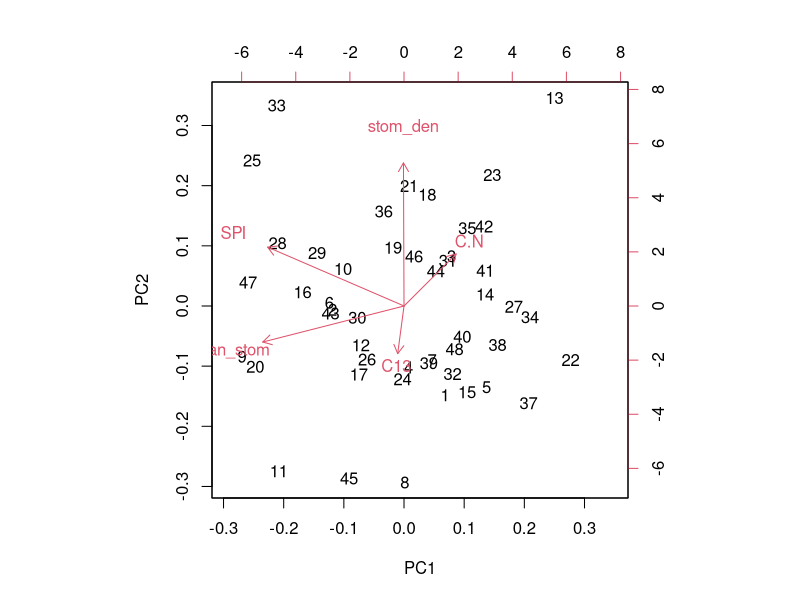

Reproduce this figure in R. (Note: this script raises an error after producing the figure.)
#phenology with water use traits 
library(tidyverse)
library(dplyr)
library(ggplot2)
#library(wesanderson)

Pheno2015 <- read_csv("data/Phenodata/Pheno2015.csv")
PhenoVarRMI <- read_csv("data/Phenodata/PhenoVarRMI.csv")
vitis_mean <- read_csv("data/viniferaTraitMeans/Vitis_mean.csv") #not there?
vitis_trait <- read_csv("data/viniferaTraitMeans/Vitis_trait_data.csv")
vitis_var_means <- read_csv("data/viniferaTraitMeans/Vitis_var_means.csv")


# all data sets need to be summarized by variety before graphs are made 
#PCA all traits
vitis_var_means_select <- vitis_var_means %>% 
  select(Varietal, C13, C.N, mean_stom, stom_den, SPI)

pca.5 <- prcomp(vitis_var_means_select[,(2:6)], scale = T)
biplot(pca.5)
summary(pca.5)
#add aesthetics

#rank order the traits by month 


# Combining
vitis_traits_clean <- vitis_var_means_select %>% 
  rename(variety = Varietal)

Pheno2015$variety <- gsub(pattern = " ", replacement = "_",Pheno2015$variety)

vitis_traits_combo <- full_join(vitis_traits_clean, Pheno2015, by = "variety")
vitis_traits_combo <- full_join(vitis_traits_combo, region, by = "variety")

vitis_traits_flo <- vitis_traits_combo %>% 
  filter(event == "flo")

vitis_traits_ver <- vitis_traits_combo %>% 
  filter(event == "ver")

#C13 by flowering
ggplot(data = vitis_traits_flo, aes(x = doy.2015, y = C13, color = region))+geom_point()

#C13 by veraison 
ggplot(data = vitis_traits_ver, aes(x = doy.2015, y = C13, color = region))+geom_point()

#WUE mean by variety by month 
month.wue <- aggregate(x = licor_2015_wue, by = variety, FUN = mean)

  

#WUE by flowering 


#WUE by veraison 




#plot phenology with water use traits
pheno_wue_combined <- licor_2015_wue %>% 
  select(month, variety, Photo, Cond, wue) %>% 
  group_by(variety) %>%
  summarize(mean_photo = mean(Photo, na.rm = TRUE))

Pheno_bb <- full_join(pheno_wue_combined, Pheno2015, by = "variety") %>% 
  filter(event == "bb")

region <- PhenoVarRMI %>% 
  select(variety, region)

Pheno_bb_region <- full_join(region, Pheno_bb, by = "variety")

#wue at bb by variety 
ggplot()+ geom_point(data = Pheno_bb_region, aes(x=doy.2015, y = wue, color = region))+
  xlab("Budburst 2015") +
  ylab("Intrinsic Water Use Efficiency") +
  ggtitle("Regional Water Use at Budburst")

#wue at flowering
Pheno_flo <- full_join(pheno_wue_combined, Pheno2015, by = "variety") %>% 
  filter(event == "flo")

Pheno_flo_region <- full_join(region, Pheno_flo, by = "variety") %>% 
  filter(!wue == "NA") %>% 
  filter(!region == "NA")

ggplot()+ geom_point(data = Pheno_flo_region, aes(x=doy.2015, y = wue, color = region))+
  xlab("Flowering 2015") +
  ylab("Intrinsic Water Use Efficiency") +
  ggtitle("Regional Water Use at Flowering")

#wue at verasion 

Pheno_ver <- full_join(pheno_wue_combined, Pheno2015, by = "variety") %>% 
  filter(event == "ver")

Pheno_ver_region <- full_join(region, Pheno_ver, by = "variety") %>% 
  filter(!wue == "NA") %>% 
  filter(!region == "NA")

ggplot()+ geom_point(data = Pheno_ver_region, aes(x=doy.2015, y = wue, color = region))+
  xlab("Verasion 2015") +
  ylab("Intrinsic Water Use Efficiency") +
  ggtitle("Regional Water Use at Verasion")

#wue at maturity using brix at 22
Pheno_brix <- full_join(pheno_wue_combined, Pheno2015, by = "variety") %>% 
  filter(event == "brix22")

Pheno_brix_region <- full_join(region, Pheno_brix, by = "variety") %>% 
  filter(!wue == "NA") %>% 
  filter(!region == "NA")

ggplot()+ geom_point(data = Pheno_brix_region, aes(x=doy.2015, y = wue, color = region))+
  xlab("Maturity 2015") +
  ylab("Intrinsic Water Use Efficiency") +
  ggtitle("Regional Water Use at Maturity")


#variety_traits comes from the licor_plots script, combining the original licor data

Pheno2015$variety <- gsub(pattern = " ", replacement = "_",Pheno2015$variety)

pheno_joined <- full_join(Pheno2015, PhenoVarRMI, by = "variety")
pheno_joined2 <- full_join(pheno_joined, variety_traits, by = "variety")
pheno_joined3 <- pheno_joined2 %>% 
  filter(!is.na(mean_wue)) %>% 
  filter(!is.na(mean_photo)) %>% 
  filter(!is.na(region)) %>% 
  filter(!is.na(event))


ggplot() + geom_point(data = pheno_joined3, aes(x = variety, y = mean_wue, color = region))+
  theme(axis.text.x = element_text(angle = 90, hjust = 1))

ggplot() + geom_point(data = pheno_joined3, aes(x = region, y = mean_wue, color = variety))+
  theme(axis.text.x = element_text(angle = 90, hjust = 1))

ggplot() + geom_point(data = pheno_joined3, aes(x = RMI_bb, y = mean_photo, color = region))+
  theme(axis.text.x = element_text(angle = 90, hjust = 1))

#getting closer to the figure I think you want
ggplot() + geom_point(data = pheno_joined3, aes(x = event, y = mean_wue, color = region))+
  theme(axis.text.x = element_text(angle = 90, hjust = 1))+
  xlab("Phenological Event") +
  ylab("Intrinsic Water Use Efficiency") +
  ggtitle("Regional Water Use")


#getting closer
ggplot() + geom_line(data = pheno_joined3, aes(x = doy.2015, y = mean_wue, color = region))+
  #scale_color_manual(values = pal)+
  xlab("Phenological Event") +
  ylab("Intrinsic Water Use Efficiency") +
  ggtitle("Regional Water Use")

#aggregate before line plot


ggplot() + geom_boxplot(data = pheno_joined3, aes(x=variety, y= mean_photo, color=region))+
  theme(axis.text.x = element_text(angle = 90, hjust = 1))+
  xlab("Variety") +
  ylab("Photosynthesis") +
  ggtitle("Photosynthesis by Variety")

ggplot(data = pheno_joined3, aes(x=region, y= mean_photo)) + geom_boxplot(alpha = 0)+
  geom_jitter(alpha = 0.3, color = region)+
  theme(axis.text.x = element_text(angle = 90, hjust = 1))+
  facet_wrap(~month)+
  xlab("Region") +
  ylab("Photosynthesis") +
  ggtitle("Photosynthesis by Region")


#this one is interesting, starting to cluster by region
ggplot() + geom_point(data = pheno_joined3, aes(x = RMI_bb, y = mean_wue, color = region))


#looking at photo continuously
ggplot(data = pheno_joined3, aes(x = RMI_bb, y = mean_wue, group = region, color = variety)) +
  geom_point()

ggplot(data = pheno_joined3, aes(x = RMI_bb, y = mean_wue, color = variety)) +
  geom_point()+
  facet_wrap(~region)

ggplot(data = variety_traits, aes(x = month, y = mean_wue, group = variety, color = variety)) +
  geom_line()

ggplot(data = pheno_joined3, aes(x = month, y = mean_wue, group = region, color = variety)) +
  geom_point()

ggplot(data = pheno_joined3, aes(x = RMI_flow, y = mean_wue, group = region, color = region)) +
  geom_point()

#PCA with traits 
mean_traits <- vitis_trait %>% 
  mutate(mean_stom_length = (stom_length_1.1+stom_length_1.2+stom_length_1.3+stom_length_1.4+stom_length_1.5)/5) %>% 
  mutate(mean_stom_number = (stom_number_1+stom_number_2)/2) %>% 
  select(Variety_name, C13, C:N, mean_stom_length, mean_stom_number) %>% 
  rename(variety = Variety_name)

variety_traits <- variety_traits %>% 
  select(variety, mean_photo, mean_wue)

traits <- vitis_var_means %>% 
  rename(variety = Varietal) %>% 
  select(variety, C13,C, N, C.N, mean_stom, stom_den, SPI)

traits_combined <- full_join(traits, variety_traits, by = "variety") %>% 
  filter(!C13=="NA") %>% 
  filter(!C=="NA") %>% 
  filter(!N=="NA") %>% 
  filter(!C.N=="NA") %>% 
  filter(!mean_stom=="NA") %>% 
  filter(!stom_den=="NA")

  
traits_combined2 <- aggregate(traits_combined[,2:10], list(traits_combined$variety), mean)
  
  #how to summarize by variety? group_by not working 

pca.4 <- prcomp(traits_combined2[,(4:8)], scale = T)
biplot(pca.4)
summary(pca.4)

#adding in mean_wue and mean_photo means losing some of the other data because of NAs so 
#I did this in two steps

traits_combined_b <- traits_combined %>% 
  filter(!mean_photo == "NA") %>% 
  filter(!mean_wue == "NA")

pca.5 <- prcomp(traits_combined_b[,2:10], scale = T)
biplot(pca.5)
summary(pca.5)
